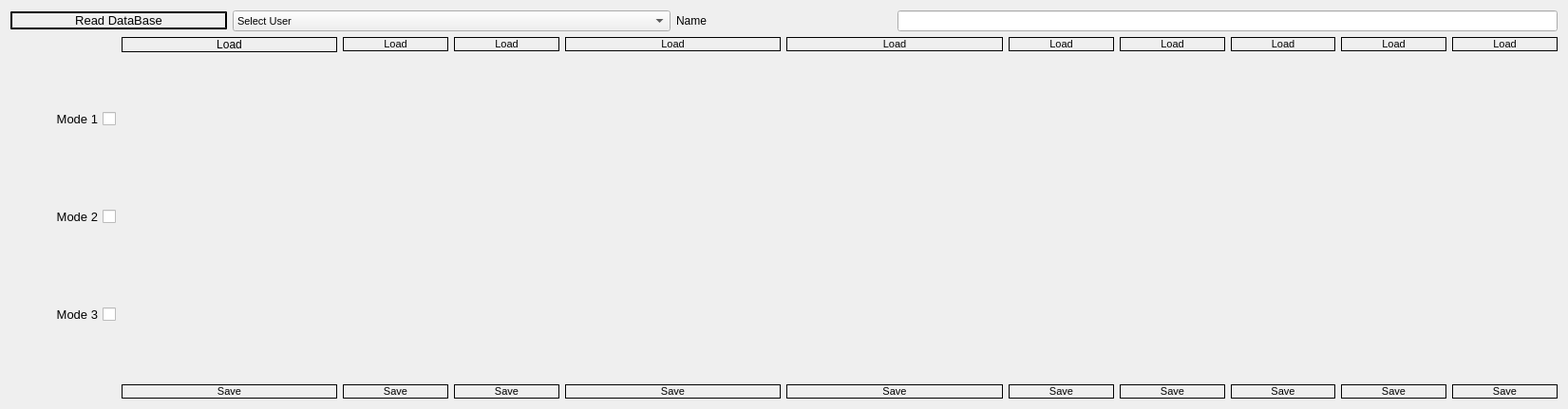
       <widget class="QWidget" name="widget_2" native="true">
        <property name="geometry">
         <rect>
          <x>30</x>
          <y>500</y>
          <width>1651</width>
          <height>431</height>
         </rect>
        </property>
        <layout class="QGridLayout" name="gridLayout_2">
         <item row="0" column="0" colspan="2">
          <widget class="QPushButton" name="tact_pButton_read">
           <property name="font">
            <font>
             <pointsize>10</pointsize>
             <weight>50</weight>
             <italic>false</italic>
             <bold>false</bold>
            </font>
           </property>
           <property name="styleSheet">
            <string notr="true">border-style:outset;
border-width:2px;
border-color:black;
border-radius:10px</string>
           </property>
           <property name="text">
            <string>Read DataBase</string>
           </property>
          </widget>
         </item>
         <item row="0" column="2" colspan="4">
          <widget class="QComboBox" name="tact_cBox_Users">
           <property name="font">
            <font>
             <pointsize>8</pointsize>
            </font>
           </property>
           <item>
            <property name="text">
             <string>Select User</string>
            </property>
           </item>
           <item>
            <property name="text">
             <string/>
            </property>
           </item>
          </widget>
         </item>
         <item row="0" column="6" colspan="2">
          <widget class="QLabel" name="tact_label_name">
           <property name="text">
            <string>Name</string>
           </property>
          </widget>
         </item>
         <item row="0" column="8" colspan="6">
          <widget class="QLineEdit" name="tact_lEdit_name"/>
         </item>
         <item row="1" column="0" rowspan="3">
          <layout class="QVBoxLayout" name="verticalLayout_2">
           <item>
            <widget class="QCheckBox" name="tact_cbox_mode1">
             <property name="font">
              <font>
               <pointsize>10</pointsize>
              </font>
             </property>
             <property name="layoutDirection">
              <enum>Qt::RightToLeft</enum>
             </property>
             <property name="autoFillBackground">
              <bool>false</bool>
             </property>
             <property name="text">
              <string>Mode 1</string>
             </property>
            </widget>
           </item>
           <item>
            <widget class="QCheckBox" name="tact_cbox_mode2">
             <property name="font">
              <font>
               <pointsize>10</pointsize>
              </font>
             </property>
             <property name="layoutDirection">
              <enum>Qt::RightToLeft</enum>
             </property>
             <property name="text">
              <string>Mode 2</string>
             </property>
            </widget>
           </item>
           <item>
            <widget class="QCheckBox" name="tact_cbox_mode3">
             <property name="font">
              <font>
               <pointsize>10</pointsize>
              </font>
             </property>
             <property name="layoutDirection">
              <enum>Qt::RightToLeft</enum>
             </property>
             <property name="text">
              <string>Mode 3</string>
             </property>
            </widget>
           </item>
          </layout>
         </item>
         <item row="1" column="1" colspan="2">
          <widget class="QPushButton" name="tact_pButton_ld_sitting">
           <property name="styleSheet">
            <string notr="true">border-style:outset;
border-width:1px;
border-color:black;
border-radius:10px</string>
           </property>
           <property name="text">
            <string>Load</string>
           </property>
           <property name="icon">
            <iconset>
             <normaloff>../pictures/load_Icon.png</normaloff>../pictures/load_Icon.png</iconset>
           </property>
          </widget>
         </item>
         <item row="1" column="3">
          <widget class="QPushButton" name="tact_pButton_ld_standing">
           <property name="font">
            <font>
             <pointsize>8</pointsize>
            </font>
           </property>
           <property name="styleSheet">
            <string notr="true">border-style:outset;
border-width:1px;
border-color:black;
border-radius:10px</string>
           </property>
           <property name="text">
            <string>Load</string>
           </property>
           <property name="icon">
            <iconset>
             <normaloff>../pictures/load_Icon.png</normaloff>../pictures/load_Icon.png</iconset>
           </property>
          </widget>
         </item>
         <item row="1" column="4">
          <widget class="QPushButton" name="tact_pButton_ld_walkingslow">
           <property name="font">
            <font>
             <pointsize>8</pointsize>
            </font>
           </property>
           <property name="styleSheet">
            <string notr="true">border-style:outset;
border-width:1px;
border-color:black;
border-radius:10px</string>
           </property>
           <property name="text">
            <string>Load</string>
           </property>
           <property name="icon">
            <iconset>
             <normaloff>../pictures/load_Icon.png</normaloff>../pictures/load_Icon.png</iconset>
           </property>
          </widget>
         </item>
         <item row="1" column="5" colspan="2">
          <widget class="QPushButton" name="tact_pButton_ld_walkingfast">
           <property name="font">
            <font>
             <pointsize>8</pointsize>
            </font>
           </property>
           <property name="styleSheet">
            <string notr="true">border-style:outset;
border-width:1px;
border-color:black;
border-radius:10px</string>
           </property>
           <property name="text">
            <string>Load</string>
           </property>
           <property name="icon">
            <iconset>
             <normaloff>../pictures/load_Icon.png</normaloff>../pictures/load_Icon.png</iconset>
           </property>
          </widget>
         </item>
         <item row="1" column="7" colspan="2">
          <widget class="QPushButton" name="tact_pButton_ld_walkinguneven">
           <property name="font">
            <font>
             <pointsize>8</pointsize>
            </font>
           </property>
           <property name="styleSheet">
            <string notr="true">border-style:outset;
border-width:1px;
border-color:black;
border-radius:10px</string>
           </property>
           <property name="text">
            <string>Load</string>
           </property>
           <property name="icon">
            <iconset>
             <normaloff>../pictures/load_Icon.png</normaloff>../pictures/load_Icon.png</iconset>
           </property>
          </widget>
         </item>
         <item row="1" column="9">
          <widget class="QPushButton" name="tact_pButton_ld_walkingcircle">
           <property name="font">
            <font>
             <pointsize>8</pointsize>
            </font>
           </property>
           <property name="styleSheet">
            <string notr="true">border-style:outset;
border-width:1px;
border-color:black;
border-radius:10px</string>
           </property>
           <property name="text">
            <string>Load</string>
           </property>
           <property name="icon">
            <iconset>
             <normaloff>../pictures/load_Icon.png</normaloff>../pictures/load_Icon.png</iconset>
           </property>
          </widget>
         </item>
         <item row="1" column="10">
          <widget class="QPushButton" name="tact_pButton_ld_ascendingramp">
           <property name="font">
            <font>
             <pointsize>8</pointsize>
            </font>
           </property>
           <property name="styleSheet">
            <string notr="true">border-style:outset;
border-width:1px;
border-color:black;
border-radius:10px</string>
           </property>
           <property name="text">
            <string>Load</string>
           </property>
           <property name="icon">
            <iconset>
             <normaloff>../pictures/load_Icon.png</normaloff>../pictures/load_Icon.png</iconset>
           </property>
          </widget>
         </item>
         <item row="1" column="11">
          <widget class="QPushButton" name="tact_pButton_ld_descendingramp">
           <property name="font">
            <font>
             <pointsize>8</pointsize>
            </font>
           </property>
           <property name="styleSheet">
            <string notr="true">border-style:outset;
border-width:1px;
border-color:black;
border-radius:10px</string>
           </property>
           <property name="text">
            <string>Load</string>
           </property>
           <property name="icon">
            <iconset>
             <normaloff>../pictures/load_Icon.png</normaloff>../pictures/load_Icon.png</iconset>
           </property>
          </widget>
         </item>
         <item row="1" column="12">
          <widget class="QPushButton" name="tact_pButton_ld_ascendingstair">
           <property name="font">
            <font>
             <pointsize>8</pointsize>
            </font>
           </property>
           <property name="styleSheet">
            <string notr="true">border-style:outset;
border-width:1px;
border-color:black;
border-radius:10px</string>
           </property>
           <property name="text">
            <string>Load</string>
           </property>
           <property name="icon">
            <iconset>
             <normaloff>../pictures/load_Icon.png</normaloff>../pictures/load_Icon.png</iconset>
           </property>
          </widget>
         </item>
         <item row="1" column="13">
          <widget class="QPushButton" name="tact_pButton_ld_descendingstair">
           <property name="font">
            <font>
             <pointsize>8</pointsize>
            </font>
           </property>
           <property name="styleSheet">
            <string notr="true">border-style:outset;
border-width:1px;
border-color:black;
border-radius:10px</string>
           </property>
           <property name="text">
            <string>Load</string>
           </property>
           <property name="icon">
            <iconset>
             <normaloff>../pictures/load_Icon.png</normaloff>../pictures/load_Icon.png</iconset>
           </property>
          </widget>
         </item>
         <item row="2" column="2">
          <widget class="QLabel" name="tact_lab_sitting">
           <property name="sizePolicy">
            <sizepolicy hsizetype="Ignored" vsizetype="Ignored">
             <horstretch>0</horstretch>
             <verstretch>0</verstretch>
            </sizepolicy>
           </property>
           <property name="frameShape">
            <enum>QFrame::NoFrame</enum>
           </property>
           <property name="frameShadow">
            <enum>QFrame::Plain</enum>
           </property>
           <property name="lineWidth">
            <number>1</number>
           </property>
           <property name="midLineWidth">
            <number>1</number>
           </property>
           <property name="text">
            <string/>
           </property>
           <property name="pixmap">
            <pixmap>../pictures/sitting_Icom.png</pixmap>
           </property>
           <property name="scaledContents">
            <bool>true</bool>
           </property>
          </widget>
         </item>
         <item row="2" column="3">
          <widget class="QLabel" name="tact_lab_standing">
           <property name="sizePolicy">
            <sizepolicy hsizetype="Ignored" vsizetype="Ignored">
             <horstretch>0</horstretch>
             <verstretch>0</verstretch>
            </sizepolicy>
           </property>
           <property name="text">
            <string/>
           </property>
           <property name="pixmap">
            <pixmap>../pictures/Standing_Icon.png</pixmap>
           </property>
           <property name="scaledContents">
            <bool>true</bool>
           </property>
          </widget>
         </item>
         <item row="2" column="4">
          <widget class="QLabel" name="tact_lab_walkingslow">
           <property name="sizePolicy">
            <sizepolicy hsizetype="Ignored" vsizetype="Ignored">
             <horstretch>0</horstretch>
             <verstretch>0</verstretch>
            </sizepolicy>
           </property>
           <property name="text">
            <string/>
           </property>
           <property name="pixmap">
            <pixmap>../pictures/WalkingSlow_Icon.png</pixmap>
           </property>
           <property name="scaledContents">
            <bool>true</bool>
           </property>
          </widget>
         </item>
         <item row="2" column="5">
          <widget class="QLabel" name="tact_lab_walkingfast">
           <property name="sizePolicy">
            <sizepolicy hsizetype="Ignored" vsizetype="Ignored">
             <horstretch>0</horstretch>
             <verstretch>0</verstretch>
            </sizepolicy>
           </property>
           <property name="text">
            <string/>
           </property>
           <property name="pixmap">
            <pixmap>../pictures/WalkingFast_icon.png</pixmap>
           </property>
           <property name="scaledContents">
            <bool>true</bool>
           </property>
          </widget>
         </item>
         <item row="2" column="7" colspan="2">
          <widget class="QLabel" name="tact_lab_walkinguneven">
           <property name="sizePolicy">
            <sizepolicy hsizetype="Ignored" vsizetype="Ignored">
             <horstretch>0</horstretch>
             <verstretch>0</verstretch>
            </sizepolicy>
           </property>
           <property name="text">
            <string/>
           </property>
           <property name="pixmap">
            <pixmap>../pictures/WalkingUneven_Icon.png</pixmap>
           </property>
           <property name="scaledContents">
            <bool>true</bool>
           </property>
          </widget>
         </item>
         <item row="2" column="9">
          <widget class="QLabel" name="tact_lab_walkingcircle">
           <property name="sizePolicy">
            <sizepolicy hsizetype="Ignored" vsizetype="Ignored">
             <horstretch>0</horstretch>
             <verstretch>0</verstretch>
            </sizepolicy>
           </property>
           <property name="text">
            <string/>
           </property>
           <property name="pixmap">
            <pixmap>../pictures/WalkingCircles_Icon.png</pixmap>
           </property>
           <property name="scaledContents">
            <bool>true</bool>
           </property>
          </widget>
         </item>
         <item row="2" column="10">
          <widget class="QLabel" name="tact_lab_ascendingramp">
           <property name="sizePolicy">
            <sizepolicy hsizetype="Ignored" vsizetype="Ignored">
             <horstretch>0</horstretch>
             <verstretch>0</verstretch>
            </sizepolicy>
           </property>
           <property name="text">
            <string/>
           </property>
           <property name="pixmap">
            <pixmap>../pictures/AscendingRamp_Icon.png</pixmap>
           </property>
           <property name="scaledContents">
            <bool>true</bool>
           </property>
          </widget>
         </item>
         <item row="2" column="11">
          <widget class="QLabel" name="tact_lab_descendingramp">
           <property name="sizePolicy">
            <sizepolicy hsizetype="Ignored" vsizetype="Ignored">
             <horstretch>0</horstretch>
             <verstretch>0</verstretch>
            </sizepolicy>
           </property>
           <property name="text">
            <string/>
           </property>
           <property name="pixmap">
            <pixmap>../pictures/DescendingRamp_Icon.png</pixmap>
           </property>
           <property name="scaledContents">
            <bool>true</bool>
           </property>
          </widget>
         </item>
         <item row="2" column="12">
          <widget class="QLabel" name="tact_lab_ascendingstair">
           <property name="sizePolicy">
            <sizepolicy hsizetype="Ignored" vsizetype="Ignored">
             <horstretch>0</horstretch>
             <verstretch>0</verstretch>
            </sizepolicy>
           </property>
           <property name="text">
            <string/>
           </property>
           <property name="pixmap">
            <pixmap>../pictures/AscendingStair_Icon.png</pixmap>
           </property>
           <property name="scaledContents">
            <bool>true</bool>
           </property>
          </widget>
         </item>
         <item row="2" column="13">
          <widget class="QLabel" name="tact_lab_descendingstair">
           <property name="sizePolicy">
            <sizepolicy hsizetype="Ignored" vsizetype="Ignored">
             <horstretch>0</horstretch>
             <verstretch>0</verstretch>
            </sizepolicy>
           </property>
           <property name="text">
            <string/>
           </property>
           <property name="pixmap">
            <pixmap>../pictures/DescendingStair_Icon.png</pixmap>
           </property>
           <property name="scaledContents">
            <bool>true</bool>
           </property>
          </widget>
         </item>
         <item row="3" column="1" colspan="2">
          <widget class="QPushButton" name="tact_pButton_sv_sitting">
           <property name="font">
            <font>
             <pointsize>8</pointsize>
            </font>
           </property>
           <property name="styleSheet">
            <string notr="true">border-style:outset;
border-width:1px;
border-color:black;
border-radius:10px</string>
           </property>
           <property name="text">
            <string>Save</string>
           </property>
           <property name="icon">
            <iconset>
             <normaloff>../pictures/save1_icon.png</normaloff>../pictures/save1_icon.png</iconset>
           </property>
          </widget>
         </item>
         <item row="3" column="3">
          <widget class="QPushButton" name="tact_pButton_sv_standing">
           <property name="font">
            <font>
             <pointsize>8</pointsize>
            </font>
           </property>
           <property name="styleSheet">
            <string notr="true">border-style:outset;
border-width:1px;
border-color:black;
border-radius:10px</string>
           </property>
           <property name="text">
            <string>Save</string>
           </property>
           <property name="icon">
            <iconset>
             <normaloff>../pictures/save1_icon.png</normaloff>../pictures/save1_icon.png</iconset>
           </property>
          </widget>
         </item>
         <item row="3" column="4">
          <widget class="QPushButton" name="tact_pButton_sv_walkingslow">
           <property name="font">
            <font>
             <pointsize>8</pointsize>
            </font>
           </property>
           <property name="styleSheet">
            <string notr="true">border-style:outset;
border-width:1px;
border-color:black;
border-radius:10px</string>
           </property>
           <property name="text">
            <string>Save</string>
           </property>
           <property name="icon">
            <iconset>
             <normaloff>../pictures/save1_icon.png</normaloff>../pictures/save1_icon.png</iconset>
           </property>
          </widget>
         </item>
         <item row="3" column="5" colspan="2">
          <widget class="QPushButton" name="tact_pButton_sv_walkingfast">
           <property name="font">
            <font>
             <pointsize>8</pointsize>
            </font>
           </property>
           <property name="styleSheet">
            <string notr="true">border-style:outset;
border-width:1px;
border-color:black;
border-radius:10px</string>
           </property>
           <property name="text">
            <string>Save</string>
           </property>
           <property name="icon">
            <iconset>
             <normaloff>../pictures/save1_icon.png</normaloff>../pictures/save1_icon.png</iconset>
           </property>
          </widget>
         </item>
         <item row="3" column="7" colspan="2">
          <widget class="QPushButton" name="tact_pButton_sv_walkinguneven">
           <property name="font">
            <font>
             <pointsize>8</pointsize>
            </font>
           </property>
           <property name="styleSheet">
            <string notr="true">border-style:outset;
border-width:1px;
border-color:black;
border-radius:10px</string>
           </property>
           <property name="text">
            <string>Save</string>
           </property>
           <property name="icon">
            <iconset>
             <normaloff>../pictures/save1_icon.png</normaloff>../pictures/save1_icon.png</iconset>
           </property>
          </widget>
         </item>
         <item row="3" column="9">
          <widget class="QPushButton" name="tact_pButton_sv_walkingcircle">
           <property name="font">
            <font>
             <pointsize>8</pointsize>
            </font>
           </property>
           <property name="styleSheet">
            <string notr="true">border-style:outset;
border-width:1px;
border-color:black;
border-radius:10px</string>
           </property>
           <property name="text">
            <string>Save</string>
           </property>
           <property name="icon">
            <iconset>
             <normaloff>../pictures/save1_icon.png</normaloff>../pictures/save1_icon.png</iconset>
           </property>
          </widget>
         </item>
         <item row="3" column="10">
          <widget class="QPushButton" name="tact_pButton_sv_ascendingramp">
           <property name="font">
            <font>
             <pointsize>8</pointsize>
            </font>
           </property>
           <property name="styleSheet">
            <string notr="true">border-style:outset;
border-width:1px;
border-color:black;
border-radius:10px</string>
           </property>
           <property name="text">
            <string>Save</string>
           </property>
           <property name="icon">
            <iconset>
             <normaloff>../pictures/save1_icon.png</normaloff>../pictures/save1_icon.png</iconset>
           </property>
          </widget>
         </item>
         <item row="3" column="11">
          <widget class="QPushButton" name="tact_pButton_sv_descendingramp">
           <property name="font">
            <font>
             <pointsize>8</pointsize>
            </font>
           </property>
           <property name="styleSheet">
            <string notr="true">border-style:outset;
border-width:1px;
border-color:black;
border-radius:10px</string>
           </property>
           <property name="text">
            <string>Save</string>
           </property>
           <property name="icon">
            <iconset>
             <normaloff>../pictures/save1_icon.png</normaloff>../pictures/save1_icon.png</iconset>
           </property>
          </widget>
         </item>
         <item row="3" column="12">
          <widget class="QPushButton" name="tact_pButton_sv_ascendingstair">
           <property name="font">
            <font>
             <pointsize>8</pointsize>
            </font>
           </property>
           <property name="styleSheet">
            <string notr="true">border-style:outset;
border-width:1px;
border-color:black;
border-radius:10px</string>
           </property>
           <property name="text">
            <string>Save</string>
           </property>
           <property name="icon">
            <iconset>
             <normaloff>../pictures/save1_icon.png</normaloff>../pictures/save1_icon.png</iconset>
           </property>
          </widget>
         </item>
         <item row="3" column="13">
          <widget class="QPushButton" name="tact_pButton_sv_descendingstair">
           <property name="font">
            <font>
             <pointsize>8</pointsize>
            </font>
           </property>
           <property name="styleSheet">
            <string notr="true">border-style:outset;
border-width:1px;
border-color:black;
border-radius:10px</string>
           </property>
           <property name="text">
            <string>Save</string>
           </property>
           <property name="icon">
            <iconset>
             <normaloff>../pictures/save1_icon.png</normaloff>../pictures/save1_icon.png</iconset>
           </property>
          </widget>
         </item>
        </layout>
       </widget>
